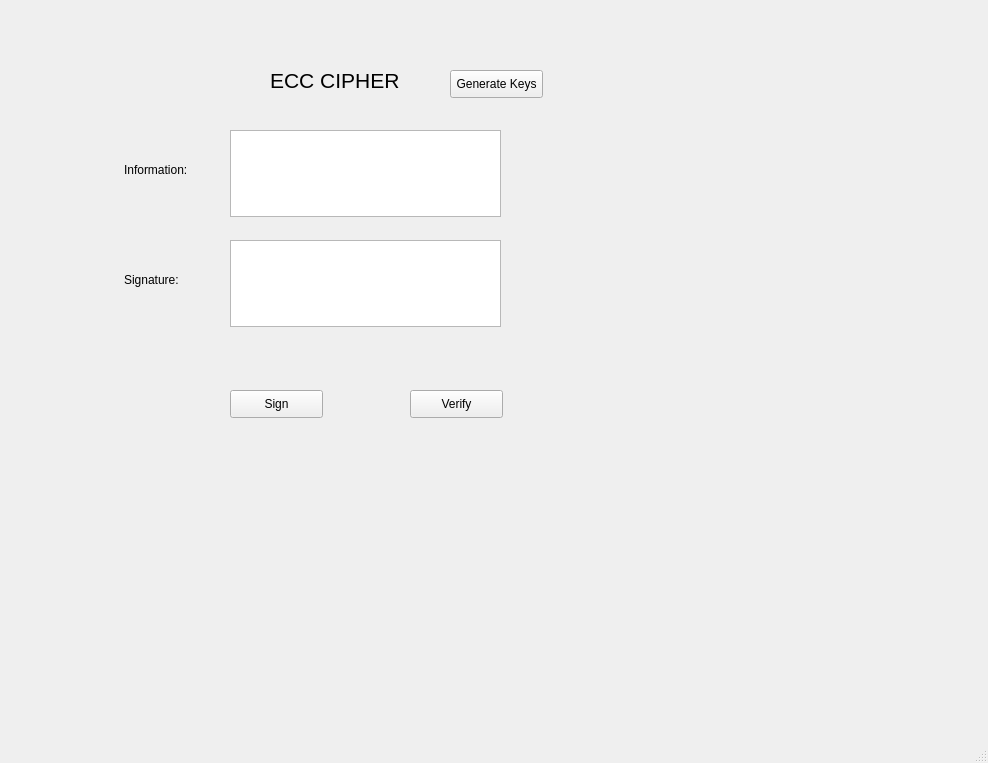
<?xml version="1.0" encoding="UTF-8"?>
<ui version="4.0">
 <class>MainWindow</class>
 <widget class="QMainWindow" name="MainWindow">
  <property name="geometry">
   <rect>
    <x>0</x>
    <y>0</y>
    <width>988</width>
    <height>763</height>
   </rect>
  </property>
  <property name="windowTitle">
   <string>MainWindow</string>
  </property>
  <widget class="QWidget" name="centralwidget">
   <widget class="QLabel" name="label">
    <property name="geometry">
     <rect>
      <x>270</x>
      <y>50</y>
      <width>191</width>
      <height>61</height>
     </rect>
    </property>
    <property name="font">
     <font>
      <pointsize>16</pointsize>
     </font>
    </property>
    <property name="text">
     <string>ECC CIPHER</string>
    </property>
   </widget>
   <widget class="QLabel" name="label_2">
    <property name="geometry">
     <rect>
      <x>124</x>
      <y>160</y>
      <width>71</width>
      <height>20</height>
     </rect>
    </property>
    <property name="text">
     <string>Information:</string>
    </property>
   </widget>
   <widget class="QLabel" name="label_3">
    <property name="geometry">
     <rect>
      <x>124</x>
      <y>270</y>
      <width>61</width>
      <height>20</height>
     </rect>
    </property>
    <property name="text">
     <string>Signature:</string>
    </property>
   </widget>
   <widget class="QTextEdit" name="txt_infomation">
    <property name="geometry">
     <rect>
      <x>230</x>
      <y>130</y>
      <width>271</width>
      <height>87</height>
     </rect>
    </property>
   </widget>
   <widget class="QTextEdit" name="txt_signature">
    <property name="geometry">
     <rect>
      <x>230</x>
      <y>240</y>
      <width>271</width>
      <height>87</height>
     </rect>
    </property>
   </widget>
   <widget class="QPushButton" name="btn_sign">
    <property name="geometry">
     <rect>
      <x>230</x>
      <y>390</y>
      <width>93</width>
      <height>28</height>
     </rect>
    </property>
    <property name="text">
     <string>Sign</string>
    </property>
   </widget>
   <widget class="QPushButton" name="btn_verify">
    <property name="geometry">
     <rect>
      <x>410</x>
      <y>390</y>
      <width>93</width>
      <height>28</height>
     </rect>
    </property>
    <property name="text">
     <string>Verify</string>
    </property>
   </widget>
   <widget class="QPushButton" name="btn_generatekeys">
    <property name="geometry">
     <rect>
      <x>450</x>
      <y>70</y>
      <width>93</width>
      <height>28</height>
     </rect>
    </property>
    <property name="text">
     <string>Generate Keys</string>
    </property>
   </widget>
  </widget>
  <widget class="QMenuBar" name="menubar">
   <property name="geometry">
    <rect>
     <x>0</x>
     <y>0</y>
     <width>988</width>
     <height>26</height>
    </rect>
   </property>
  </widget>
  <widget class="QStatusBar" name="statusbar"/>
 </widget>
 <resources/>
 <connections/>
</ui>
